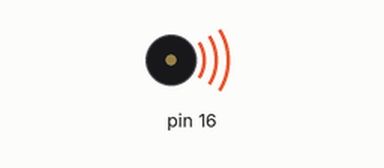
Simulated run of this sketch. Board: Arduino Uno, built with avr-gcc and run on an emulated ATmega328P. On the bench: buzzer (waves = sounding).

Above: at 0.1 s.
At 7.3 s:
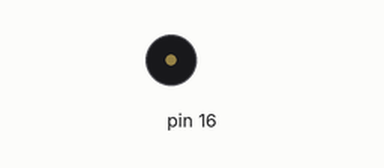
Timing chart, 0 to 8.8 s (numbered marks = the images above):
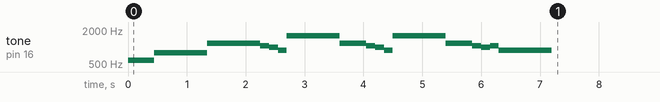

Measured:
- by itself, tone on pin 16: plays 587 Hz for 0.45 s, 783 Hz for 0.90 s, 1174 Hz for 0.90 s, 1046 Hz for 0.15 s, 987 Hz for 0.15 s, 880 Hz for 0.15 s … (17 notes in this stretch)

The sketch:

star_wars.ino
```cpp
// This program plays the star was theme using a note scheme
// found at http://goo.gl/sRX09j

float octave;

void setup()
{
  octave = 1;
}

void loop()
{
  /*
  tone(16, 261, 1000);
  delay(200);
  tone(16, 293, 1000);
  delay(200);
  tone(16, 329, 1000);
  delay(200);
  tone(16, 349, 1000);
  delay(200);
  tone(16, 392, 1000);
  delay(200);
  tone(16, 440, 1000);
  delay(200);
  tone(16, 493, 1000);
  delay(200);
  */

  float triplet = 150;
  float quarter = triplet * 3;
  float half = quarter * 2;

  triplet -= 5;
  quarter -= 5;
  half -= 5;

  // pickup
  tone(16, 587*octave, 145);
  ;
  delay(triplet + 5);
  tone(16, 587*octave, 145);
  ;
  delay(triplet + 5);
  tone(16, 587*octave, 145);
  ;

  // measure 1
  delay(triplet + 5);
  tone(16, 783*octave, half);
  ;
  delay(half + 5);
  tone(16, 587*2*octave, half);
  ;
  delay(half + 5);

  // measure 2
  tone(16, 523*2*octave, triplet);
  delay(triplet + 5);
  tone(16, 987*octave, triplet);
  delay(triplet + 5);
  tone(16, 880*octave, triplet);
  delay(triplet + 5);

  tone(16, 783*2*octave, half);
  delay(half + 5);

  tone(16, 587*2*octave, quarter);
  delay(quarter + 5);

  // measure 4
  tone(16, 523*2*octave, triplet);
  delay(triplet + 5);
  tone(16, 987*octave, triplet);
  delay(triplet + 5);
  tone(16, 880*octave, triplet);
  delay(triplet + 5);

  tone(16, 783*2*octave, half);
  delay(half + 5);

  tone(16, 587*2*octave, quarter);
  delay(quarter + 5);

  // last measure
  tone(16, 523*2*octave, triplet);
  delay(triplet + 5);
  tone(16, 493*2*octave, triplet);
  delay(triplet + 5);
  tone(16, 523*2*octave, triplet);
  delay(triplet + 5);

  tone(16, 880*octave, half);
  delay(half + 5);

  noTone(16);
  delay(600000);

  octave = octave*2;

  if(octave > 3) {
    octave = 0.125;
    delay(600000);
  }
}
```
